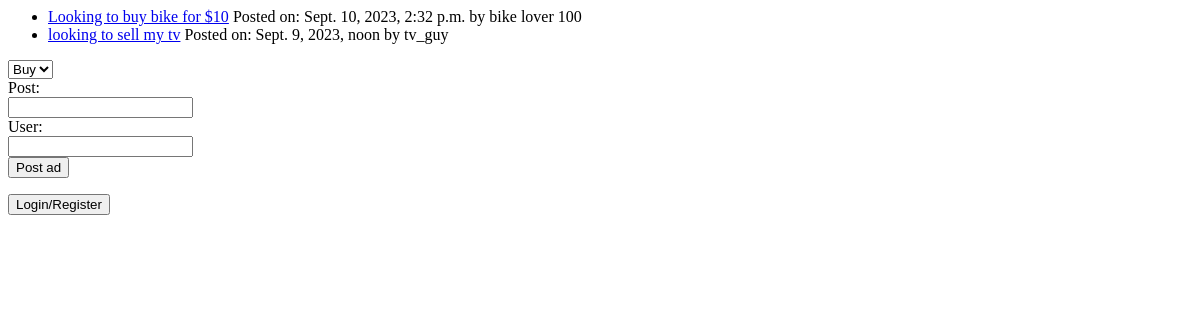
Page /classified_ads/ on the earlier database version.
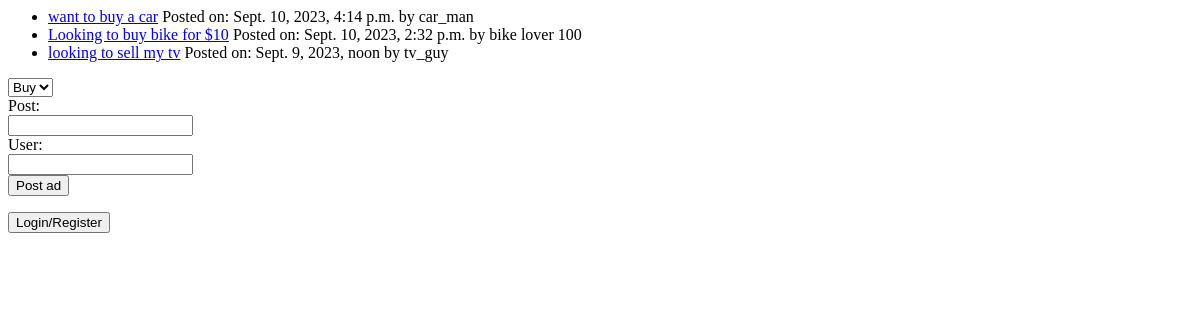
Same page on the later database version.
### classified_ads/models.py (models this page shows, shortened)
class Ad(models.Model):
    BUY = "Buy"
    SELL = "Sell"
    ad_type_choices = [
        (BUY, "Buy"),
        (SELL, "Sell")
    ]
    ad_text = models.CharField(max_length=1000)
    date_posted = models.DateTimeField('date posted')
    ad_type = models.CharField(
        max_length=4, choices=ad_type_choices)
    user = models.CharField(max_length=30)

### classified_ads/views.py (the view)
# urls.py: path('', views.IndexView.as_view(), name="index"),
class IndexView(generic.ListView):
    template_name = 'classified_ads/index.html'
    context_object_name = 'latest_ads_list'
    def get_queryset(self):
        return Ad.objects.order_by("-date_posted")[:10]

### classified_ads/templates/classified_ads/index.html (shortened to what this page needs)
{% if latest_ads_list %}
<ul>
  {% for ad in latest_ads_list %}
  <li><a href="{% url 'classified_ads:detail' ad.id %}">{{ ad.ad_text }}</a>
    Posted on: {{ ad.date_posted }} by {{ ad.user }}</li>
  {% endfor %}
</ul>
{% else %}
<p>No ads have been posted.</p>
{% endif %}
<form action="{% url 'classified_ads:post'%}" method="post">
  <select name="ad_type" id="ad_type">
    <option value="Buy">Buy</option>
  </select>
  <br>
  <label for="post">Post:</label><br>
  <input type="text" id="post" name="post"><br>
  <label for="user">User:</label><br>
  <input type="text" id="user" name="user">
  <br>
  <input type="submit" value="Post ad">
</form>
<form action="{% url 'classified_ads:login_register'%}">
  <input type="submit" value="Login/Register">
</form>

Differences in the rows shown:
added Ad: ad_text "want to buy a car", date_posted "Sept. 10, 2023, 4:14 p.m.", user "car_man"
